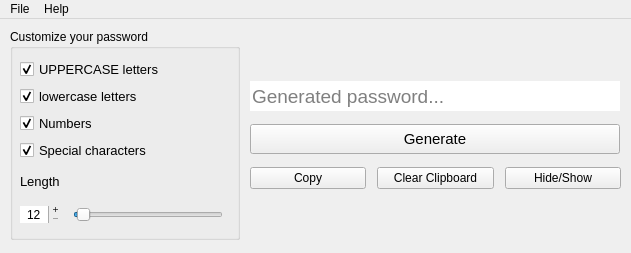
<?xml version="1.0" encoding="UTF-8"?>
<ui version="4.0">
 <class>MainWindow</class>
 <widget class="QMainWindow" name="MainWindow">
  <property name="geometry">
   <rect>
    <x>0</x>
    <y>0</y>
    <width>631</width>
    <height>253</height>
   </rect>
  </property>
  <property name="minimumSize">
   <size>
    <width>631</width>
    <height>253</height>
   </size>
  </property>
  <property name="maximumSize">
   <size>
    <width>631</width>
    <height>253</height>
   </size>
  </property>
  <property name="windowTitle">
   <string>Password Generator</string>
  </property>
  <property name="windowIcon">
   <iconset resource="resource.qrc">
    <normaloff>:/locked_icon.ico</normaloff>:/locked_icon.ico</iconset>
  </property>
  <property name="inputMethodHints">
   <set>Qt::ImhNone</set>
  </property>
  <widget class="QWidget" name="centralwidget">
   <widget class="QGroupBox" name="include_groupbox">
    <property name="geometry">
     <rect>
      <x>10</x>
      <y>10</y>
      <width>230</width>
      <height>211</height>
     </rect>
    </property>
    <property name="title">
     <string>Customize your password</string>
    </property>
    <widget class="QWidget" name="layoutWidget">
     <property name="geometry">
      <rect>
       <x>10</x>
       <y>30</y>
       <width>210</width>
       <height>169</height>
      </rect>
     </property>
     <layout class="QVBoxLayout" name="verticalLayout_2">
      <item>
       <layout class="QVBoxLayout" name="verticalLayout">
        <item>
         <widget class="QCheckBox" name="uppercase_checkbox">
          <property name="font">
           <font>
            <pointsize>10</pointsize>
           </font>
          </property>
          <property name="text">
           <string>UPPERCASE letters</string>
          </property>
          <property name="checked">
           <bool>true</bool>
          </property>
         </widget>
        </item>
        <item>
         <widget class="QCheckBox" name="lowercase_checkbox">
          <property name="font">
           <font>
            <pointsize>10</pointsize>
           </font>
          </property>
          <property name="text">
           <string>lowercase letters</string>
          </property>
          <property name="checked">
           <bool>true</bool>
          </property>
         </widget>
        </item>
        <item>
         <widget class="QCheckBox" name="numbers_checkbox">
          <property name="font">
           <font>
            <pointsize>10</pointsize>
           </font>
          </property>
          <property name="text">
           <string>Numbers</string>
          </property>
          <property name="checked">
           <bool>true</bool>
          </property>
         </widget>
        </item>
        <item>
         <widget class="QCheckBox" name="special_checkbox">
          <property name="font">
           <font>
            <pointsize>10</pointsize>
           </font>
          </property>
          <property name="text">
           <string>Special characters</string>
          </property>
          <property name="checked">
           <bool>true</bool>
          </property>
         </widget>
        </item>
       </layout>
      </item>
      <item>
       <widget class="QLabel" name="label">
        <property name="font">
         <font>
          <pointsize>10</pointsize>
         </font>
        </property>
        <property name="text">
         <string>Length</string>
        </property>
       </widget>
      </item>
      <item>
       <layout class="QHBoxLayout" name="horizontalLayout">
        <item>
         <widget class="QSpinBox" name="length_spinbox">
          <property name="minimumSize">
           <size>
            <width>40</width>
            <height>0</height>
           </size>
          </property>
          <property name="maximumSize">
           <size>
            <width>40</width>
            <height>16777215</height>
           </size>
          </property>
          <property name="frame">
           <bool>false</bool>
          </property>
          <property name="alignment">
           <set>Qt::AlignCenter</set>
          </property>
          <property name="readOnly">
           <bool>false</bool>
          </property>
          <property name="buttonSymbols">
           <enum>QAbstractSpinBox::PlusMinus</enum>
          </property>
          <property name="showGroupSeparator" stdset="0">
           <bool>false</bool>
          </property>
          <property name="suffix">
           <string/>
          </property>
          <property name="minimum">
           <number>12</number>
          </property>
          <property name="maximum">
           <number>50</number>
          </property>
         </widget>
        </item>
        <item alignment="Qt::AlignHCenter|Qt::AlignVCenter">
         <widget class="QSlider" name="length_slider">
          <property name="minimumSize">
           <size>
            <width>150</width>
            <height>0</height>
           </size>
          </property>
          <property name="maximumSize">
           <size>
            <width>150</width>
            <height>16777215</height>
           </size>
          </property>
          <property name="font">
           <font>
            <pointsize>9</pointsize>
           </font>
          </property>
          <property name="mouseTracking">
           <bool>true</bool>
          </property>
          <property name="styleSheet">
           <string notr="true"/>
          </property>
          <property name="inputMethodHints">
           <set>Qt::ImhNone</set>
          </property>
          <property name="minimum">
           <number>11</number>
          </property>
          <property name="maximum">
           <number>51</number>
          </property>
          <property name="pageStep">
           <number>5</number>
          </property>
          <property name="value">
           <number>12</number>
          </property>
          <property name="sliderPosition">
           <number>12</number>
          </property>
          <property name="tracking">
           <bool>true</bool>
          </property>
          <property name="orientation">
           <enum>Qt::Horizontal</enum>
          </property>
          <property name="invertedAppearance">
           <bool>false</bool>
          </property>
          <property name="invertedControls">
           <bool>false</bool>
          </property>
          <property name="tickPosition">
           <enum>QSlider::NoTicks</enum>
          </property>
          <property name="tickInterval">
           <number>0</number>
          </property>
         </widget>
        </item>
       </layout>
      </item>
     </layout>
    </widget>
   </widget>
   <widget class="QWidget" name="layoutWidget">
    <property name="geometry">
     <rect>
      <x>250</x>
      <y>60</y>
      <width>371</width>
      <height>112</height>
     </rect>
    </property>
    <layout class="QVBoxLayout" name="verticalLayout_3">
     <property name="spacing">
      <number>11</number>
     </property>
     <item>
      <widget class="QLineEdit" name="generated_pass_lineedit">
       <property name="minimumSize">
        <size>
         <width>0</width>
         <height>30</height>
        </size>
       </property>
       <property name="maximumSize">
        <size>
         <width>370</width>
         <height>30</height>
        </size>
       </property>
       <property name="font">
        <font>
         <pointsize>14</pointsize>
        </font>
       </property>
       <property name="maxLength">
        <number>50</number>
       </property>
       <property name="frame">
        <bool>false</bool>
       </property>
       <property name="readOnly">
        <bool>true</bool>
       </property>
       <property name="placeholderText">
        <string>Generated password...</string>
       </property>
      </widget>
     </item>
     <item>
      <widget class="QPushButton" name="generate_button">
       <property name="minimumSize">
        <size>
         <width>0</width>
         <height>30</height>
        </size>
       </property>
       <property name="maximumSize">
        <size>
         <width>370</width>
         <height>30</height>
        </size>
       </property>
       <property name="font">
        <font>
         <pointsize>11</pointsize>
        </font>
       </property>
       <property name="text">
        <string>Generate</string>
       </property>
      </widget>
     </item>
     <item>
      <layout class="QHBoxLayout" name="horizontalLayout_2">
       <item>
        <widget class="QPushButton" name="copy_button">
         <property name="text">
          <string>Copy</string>
         </property>
        </widget>
       </item>
       <item>
        <widget class="QPushButton" name="clear_button">
         <property name="minimumSize">
          <size>
           <width>0</width>
           <height>0</height>
          </size>
         </property>
         <property name="maximumSize">
          <size>
           <width>16777215</width>
           <height>16777215</height>
          </size>
         </property>
         <property name="text">
          <string>Clear Clipboard</string>
         </property>
        </widget>
       </item>
       <item>
        <widget class="QPushButton" name="hide_show_button">
         <property name="text">
          <string>Hide/Show</string>
         </property>
         <property name="checkable">
          <bool>false</bool>
         </property>
        </widget>
       </item>
      </layout>
     </item>
    </layout>
   </widget>
  </widget>
  <widget class="QMenuBar" name="menubar">
   <property name="geometry">
    <rect>
     <x>0</x>
     <y>0</y>
     <width>631</width>
     <height>22</height>
    </rect>
   </property>
   <widget class="QMenu" name="menuFile">
    <property name="title">
     <string>File</string>
    </property>
    <addaction name="actionQuit"/>
   </widget>
   <widget class="QMenu" name="menuAbout">
    <property name="title">
     <string>Help</string>
    </property>
    <addaction name="actionAbout"/>
   </widget>
   <addaction name="menuFile"/>
   <addaction name="menuAbout"/>
  </widget>
  <action name="actionQuit">
   <property name="text">
    <string>Quit</string>
   </property>
   <property name="shortcut">
    <string>Alt+Q</string>
   </property>
  </action>
  <action name="actionAbout">
   <property name="text">
    <string>About</string>
   </property>
  </action>
 </widget>
 <resources>
  <include location="resource.qrc"/>
 </resources>
 <connections/>
</ui>
